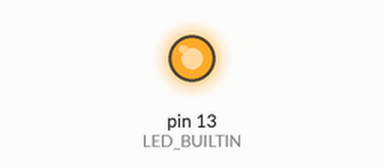
Recording of a sketch running on a simulated Arduino Uno, built with avr-gcc and run on an emulated ATmega328P. Shown: output pins drawn as LEDs (lit = HIGH).

Above: at 1.0 s.
At 3.0 s:
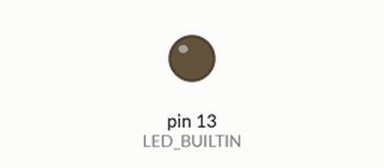
Timing chart, 0 to 5.2 s (numbered marks = the images above):
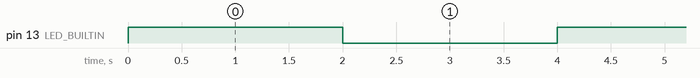

The sketch:

led_blink.ino
```cpp
void setup()
{
  pinMode(LED_BUILTIN, OUTPUT);
}

void loop()
{
  digitalWrite(LED_BUILTIN, HIGH);
  delay(2000); // Wait for 2000 millisecond(s)
  digitalWrite(LED_BUILTIN, LOW);
  delay(2000); // Wait for 2000 millisecond(s)
}
```

Measured:
- by itself, pin 13 (LED_BUILTIN): alternates HIGH for 2.0 s and LOW for 2.0 s
